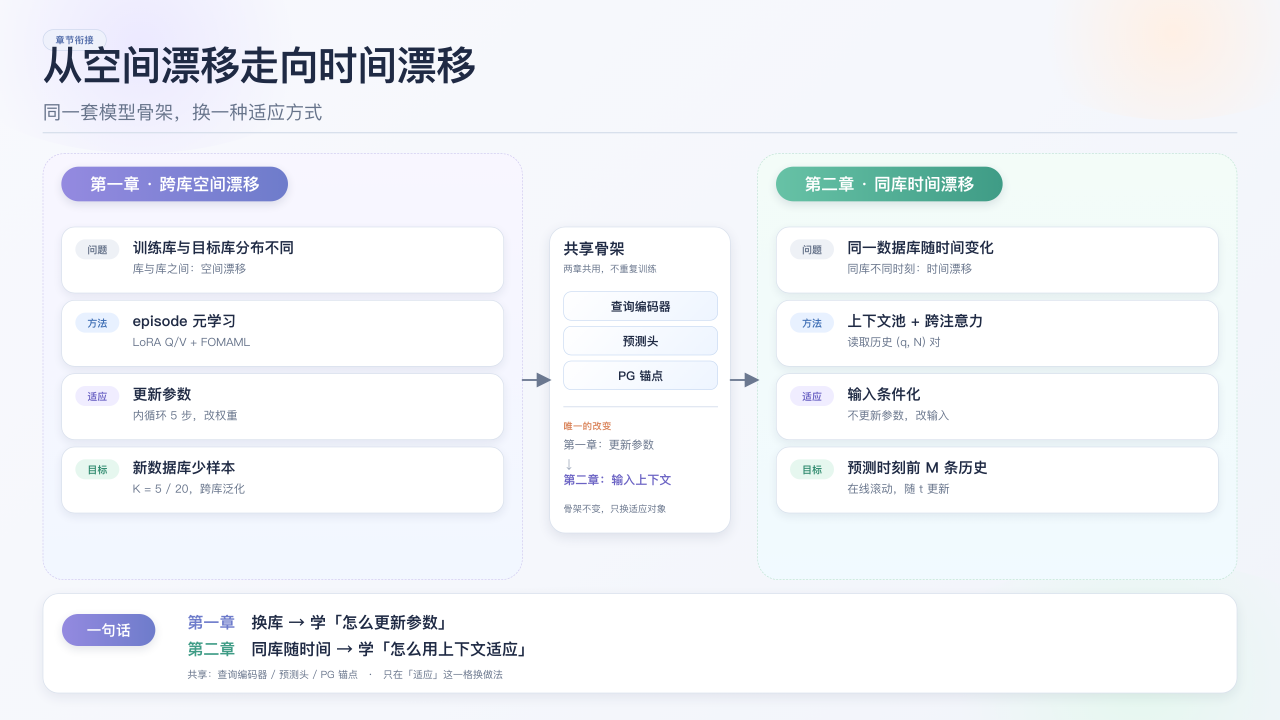
#> input picture reports/figures/a1-architecture-20261118/a1-bridge-slide.png, 3840 x 2160 px (shown at 1/3 size)
$ python make_a1_bridge_slide.py
#> lines starting #> are read from the running program, lines starting #| are printed output that depends on the picture
#!/usr/bin/env python3
"""Build the chapter-1 -> chapter-2 bridge slide (how the two chapters connect)."""

from __future__ import annotations

import subprocess
from pathlib import Path

from PIL import Image
from pptx import Presentation
from pptx.util import Inches


OUT = Path(__file__).resolve().parent
CHROME = "/Applications/Google Chrome.app/Contents/MacOS/Google Chrome"
W, H = 1920, 1080

# (tag, title, sub) — same four-beat structure on both sides, so the
# difference between the two chapters reads as a column-by-column shift.
LEFT_ROWS = [
    ("问题", "训练库与目标库分布不同", "库与库之间：空间漂移"),
    ("方法", "episode 元学习", "LoRA Q/V + FOMAML"),
    ("适应", "更新参数", "内循环 5 步，改权重"),
    ("目标", "新数据库少样本", "K = 5 / 20，跨库泛化"),
]
RIGHT_ROWS = [
    ("问题", "同一数据库随时间变化", "同库不同时刻：时间漂移"),
    ("方法", "上下文池 + 跨注意力", "读取历史 (q, N) 对"),
    ("适应", "输入条件化", "不更新参数，改输入"),
    ("目标", "预测时刻前 M 条历史", "在线滚动，随 t 更新"),
]
TAG_COLORS = {
    "问题": ("#eef1f6", "#66738a"),
    "方法": ("#e8f1ff", "#3f6fb5"),
    "适应": ("#f0edff", "#6b63c4"),
    "目标": ("#e6f7ef", "#2f8a6e"),
}


def rows_html(rows: list[tuple[str, str, str]], x: int) -> str:
#> called with x = 92
    out = []
    for i, (tag, title, sub) in enumerate(rows):
        bg, fg = TAG_COLORS[tag]
        out.append(
            f'  <div class="row" style="left:{x}px;top:{340 + i * 110}px;">'
            f'<span class="tag" style="background:{bg};color:{fg};">{tag}</span>'
            f'<div class="row-title">{title}</div>'
            f'<div class="row-sub">{sub}</div>'
            "</div>"
        )
    return "\n".join(out)


CSS = """
* { box-sizing: border-box; }
html, body { margin: 0; padding: 0; }
body { width: 3840px; height: 2160px; overflow: hidden; background: #f6f8fc; }
.stage {
  position: absolute; left: 0; top: 0; width: 1920px; height: 1080px;
  transform: scale(2); transform-origin: top left; overflow: hidden;
  background: linear-gradient(135deg, #f8f9fd 0%, #f5f7fc 55%, #f1f4fa 100%);
  color: #1f2a44;
  font-family: "PingFang SC", "Source Han Sans SC", "Noto Sans CJK SC", sans-serif;
  -webkit-font-smoothing: antialiased;
}
.blob { position: absolute; border-radius: 50%; }
.blob.a { left: -90px; top: -90px; width: 600px; height: 320px; background: radial-gradient(circle, #ece9ff 0%, rgba(236,233,255,0) 70%); }
.blob.b { right: -140px; bottom: -120px; width: 700px; height: 360px; background: radial-gradient(circle, #e5f8ef 0%, rgba(229,248,239,0) 70%); }
.blob.c { right: -80px; top: -80px; width: 480px; height: 260px; background: radial-gradient(circle, #fff0e5 0%, rgba(255,240,229,0) 70%); }

.badge {
  position: absolute; left: 64px; top: 44px; height: 32px; padding: 0 18px;
  border-radius: 16px; background: #eef1fb; border: 1px solid #ccd6ec;
  color: #4f6aa8; font-size: 14px; font-weight: 700; letter-spacing: .5px;
  display: flex; align-items: center;
}
h1 { position: absolute; left: 64px; top: 64px; margin: 0; font-size: 60px; line-height: 1.12; font-weight: 700; letter-spacing: -1px; }
.subtitle { position: absolute; left: 64px; top: 148px; margin: 0; font-size: 28px; color: #66738a; }
.rule { position: absolute; left: 64px; top: 198px; width: 1792px; height: 1.5px; background: #d8e0ec; }

.panel { position: absolute; top: 230px; height: 640px; border-radius: 32px; border: 1.6px dashed; z-index: 0; }
.panel.left { left: 64px; width: 720px; background: linear-gradient(180deg,#f8f6ff 0%,#f2f7ff 100%); border-color: #cfc8f0; }
.panel.right { left: 1136px; width: 720px; background: linear-gradient(180deg,#f3fcf8 0%,#f1faff 100%); border-color: #bfe4d3; }

.panel-title {
  position: absolute; top: 250px; height: 52px; border-radius: 26px;
  color: #fff; font-size: 25px; font-weight: 600;
  display: flex; align-items: center; justify-content: center;
  box-shadow: 0 5px 14px rgba(27,42,74,.12); z-index: 3;
}
.panel-title.left { left: 92px; width: 340px; background: linear-gradient(90deg,#948ae0,#6e7ccb); }
.panel-title.right { left: 1164px; width: 340px; background: linear-gradient(90deg,#67c2a6,#3f9c86); }

.row {
  position: absolute; width: 664px; height: 100px; background: #fff;
  border: 1.2px solid #d8e0ec; border-radius: 20px;
  box-shadow: 0 5px 14px rgba(27,42,74,.08); z-index: 2;
}
.tag {
  position: absolute; left: 20px; top: 18px; width: 66px; height: 30px;
  border-radius: 15px; font-size: 15px; font-weight: 700;
  display: flex; align-items: center; justify-content: center;
}
.row-title { position: absolute; left: 106px; top: 15px; font-size: 22px; font-weight: 600; white-space: nowrap; }
.row-sub { position: absolute; left: 106px; top: 50px; font-size: 17px; color: #66738a; white-space: nowrap; }

.bridge {
  position: absolute; left: 824px; top: 340px; width: 272px; height: 460px;
  background: #fff; border: 1.2px solid #d8e0ec; border-radius: 24px;
  box-shadow: 0 6px 18px rgba(27,42,74,.10); z-index: 3; padding: 0 20px;
}
.bridge .b-title { position: absolute; left: 20px; top: 16px; font-size: 23px; font-weight: 700; }
.bridge .b-sub { position: absolute; left: 20px; top: 52px; font-size: 14px; color: #66738a; }
.pill {
  position: absolute; left: 20px; width: 232px; height: 44px;
  border-radius: 12px; background: linear-gradient(135deg,#fff,#eef5ff);
  border: 1.2px solid #c9daf2; font-size: 18px; font-weight: 600;
  display: flex; align-items: center; justify-content: center;
}
.bridge .divider { position: absolute; left: 20px; top: 268px; width: 232px; height: 1.5px; background: #e2e8f2; }
.bridge .b-change { position: absolute; left: 20px; top: 288px; font-size: 14px; font-weight: 700; color: #d98258; letter-spacing: .5px; }
.bridge .b-a { position: absolute; left: 20px; top: 314px; font-size: 17px; color: #66738a; }
.bridge .b-arrow { position: absolute; left: 20px; top: 344px; font-size: 17px; color: #95a1b5; }
.bridge .b-b { position: absolute; left: 20px; top: 366px; font-size: 18px; font-weight: 600; color: #6b63c4; }
.bridge .b-foot { position: absolute; left: 20px; top: 412px; font-size: 14px; color: #66738a; }

.band {
  position: absolute; left: 64px; top: 890px; width: 1792px; height: 150px;
  background: #fff; border: 1.2px solid #d8e0ec; border-radius: 24px;
  box-shadow: 0 6px 18px rgba(27,42,74,.08); z-index: 3;
}
.band-title {
  position: absolute; left: 28px; top: 30px; width: 140px; height: 48px;
  border-radius: 24px; background: linear-gradient(90deg,#948ae0,#6e7ccb);
  color: #fff; font-size: 22px; font-weight: 600;
  display: flex; align-items: center; justify-content: center;
  box-shadow: 0 5px 14px rgba(27,42,74,.12);
}
.band-line1 { position: absolute; left: 216px; top: 26px; font-size: 24px; font-weight: 600; }
.band-line2 { position: absolute; left: 216px; top: 66px; font-size: 24px; font-weight: 600; }
.band-shared { position: absolute; left: 216px; top: 110px; font-size: 15px; color: #66738a; }
.band-line1 .k { color: #6e7ccb; }
.band-line2 .k { color: #3f9c86; }

.connectors { position: absolute; left: 0; top: 0; width: 1920px; height: 1080px; z-index: 4; pointer-events: none; }
.connectors > path { fill: none; stroke: #6b7890; stroke-width: 2.8; stroke-linecap: round; stroke-linejoin: round; }
.connectors marker path { fill: #6b7890; stroke: none; }
.connectors .arrow { marker-end: url(#arrow); }
"""


html = f"""<!doctype html>
<html lang="zh-CN">
<head><meta charset="utf-8"><style>{CSS}</style></head>
<body>
<div class="stage">
  <div class="blob a"></div><div class="blob b"></div><div class="blob c"></div>

  <div class="badge">章节衔接</div>
  <h1>从空间漂移走向时间漂移</h1>
  <p class="subtitle">同一套模型骨架，换一种适应方式</p>
  <div class="rule"></div>

  <div class="panel left"></div>
  <div class="panel right"></div>
  <div class="panel-title left">第一章 · 跨库空间漂移</div>
  <div class="panel-title right">第二章 · 同库时间漂移</div>

{rows_html(LEFT_ROWS, 92)}
{rows_html(RIGHT_ROWS, 1164)}

  <div class="bridge">
    <div class="b-title">共享骨架</div>
    <div class="b-sub">两章共用，不重复训练</div>
    <div class="pill" style="top:96px;">查询编码器</div>
    <div class="pill" style="top:148px;">预测头</div>
    <div class="pill" style="top:200px;">PG 锚点</div>
    <div class="divider"></div>
    <div class="b-change">唯一的改变</div>
    <div class="b-a">第一章：更新参数</div>
    <div class="b-arrow">↓</div>
    <div class="b-b">第二章：输入上下文</div>
    <div class="b-foot">骨架不变，只换适应对象</div>
  </div>

  <div class="band">
    <div class="band-title">一句话</div>
    <div class="band-line1"><span class="k">第一章</span>　换库 → 学「怎么更新参数」</div>
    <div class="band-line2"><span class="k">第二章</span>　同库随时间 → 学「怎么用上下文适应」</div>
    <div class="band-shared">共享：查询编码器 / 预测头 / PG 锚点　·　只在「适应」这一格换做法</div>
  </div>

  <svg class="connectors" viewBox="0 0 1920 1080">
    <defs>
      <marker id="arrow" viewBox="0 0 10 10" refX="8.5" refY="5" markerWidth="8" markerHeight="8" orient="auto-start-reverse">
        <path d="M0 0L10 5L0 10Z"/>
      </marker>
    </defs>
    <path class="arrow" d="M784 570H824"/>
    <path class="arrow" d="M1096 570H1136"/>
  </svg>
</div>
</body></html>
"""

html_path = OUT / "a1-bridge-slide.html"
png_path = OUT / "a1-bridge-slide.png"
preview_path = OUT / "a1-bridge-slide-preview.png"
pptx_path = OUT / "A1-bridge-slide.pptx"
deck_path = OUT / "A1-ch1-bridge-ch2-slides.pptx"

html_path.write_text(html, encoding="utf-8")

subprocess.run(
    [
        CHROME,
        "--headless",
        "--disable-gpu",
        "--hide-scrollbars",
        "--window-size=3840,2160",
        f"--screenshot={png_path}",
        f"file://{html_path}",
    ],
    check=True,
    capture_output=True,
)
#> (this line was passed over: subprocess is not available in this run)

Image.open(png_path).convert("RGB").resize((W, H), Image.LANCZOS).save(preview_path)
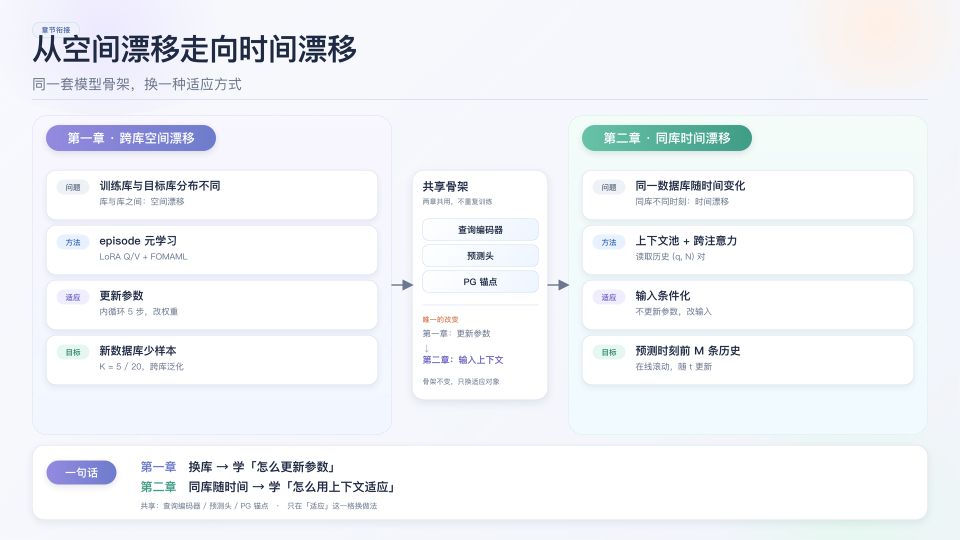
#> saved as a1-bridge-slide-preview.png: PIL image 1920x1080 RGB (shown at 1/2 size); mean R, G, B 240.6, 243.2, 247.3


def add_picture_slide(presentation: Presentation, source: Path, descr: str, notes: str) -> None:
    slide = presentation.slides.add_slide(presentation.slide_layouts[6])
    picture = slide.shapes.add_picture(
        str(source), 0, 0, width=presentation.slide_width, height=presentation.slide_height
    )
    picture._element.nvPicPr.cNvPr.set("descr", descr)
    slide.notes_slide.notes_text_frame.text = notes


BRIDGE_NOTES = (
    "本页是第一章到第二章的衔接页。两章共用同一套模型骨架：查询编码器、预测头、PG 锚点。"
    "唯一的改变在「适应」这一格：第一章靠 episode 元学习更新参数（LoRA Q/V + FOMAML，内循环 5 步），"
    "第二章改为输入条件化——上下文池 + 跨注意力，不更新参数。"
    "因此第一章面向跨库空间漂移，第二章面向同库时间漂移。目标库不参与训练/选择。"
)

#> (the run stopped early here; a loop or call above may not have finished)
